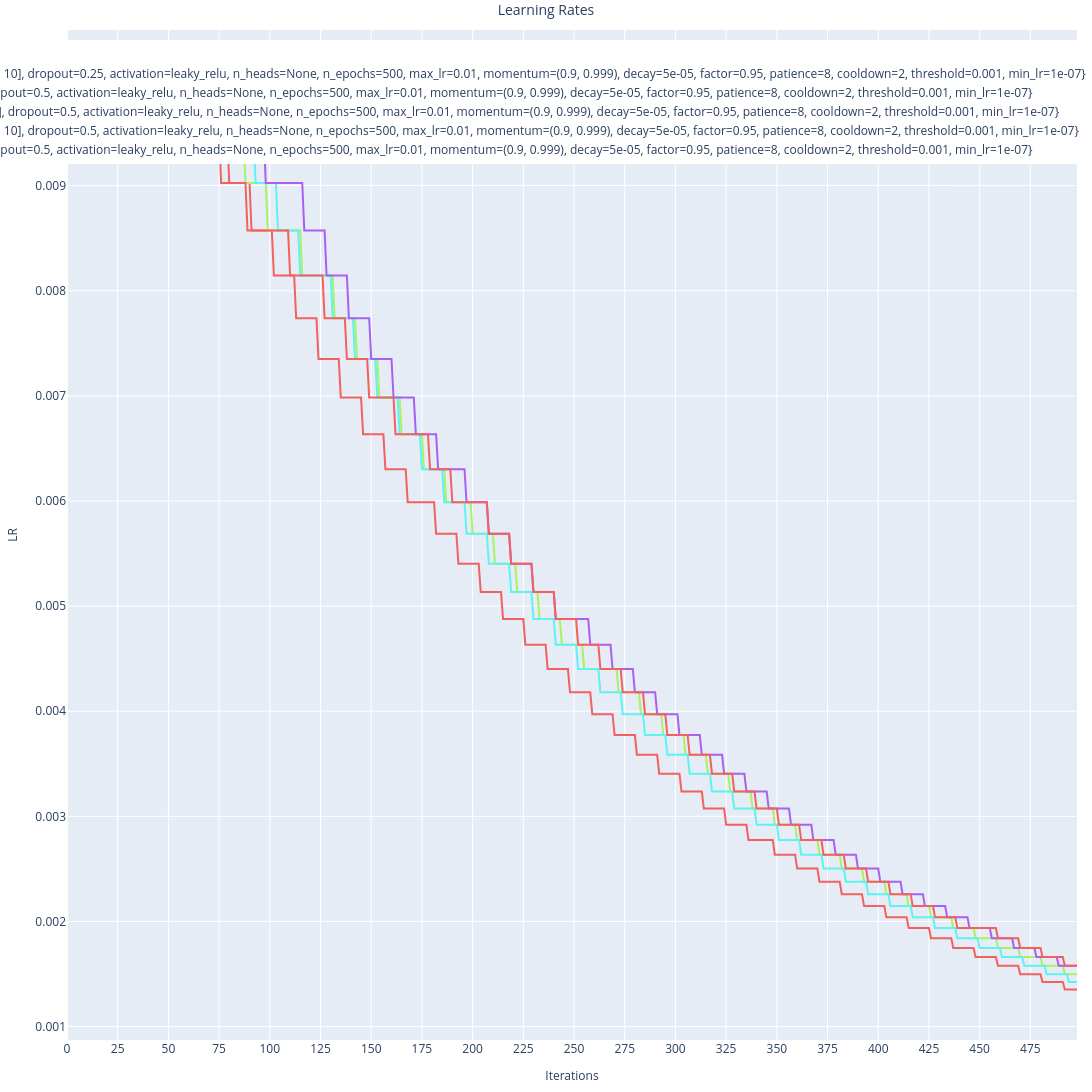

Here is the notebook cell this chart was saved with:
### Code cell
VisUtils.multi_line_plot(
    x_ticks_inc=25
    , y_axis_label="LR"
    , x_axis_label="Iterations"
    , title="Learning Rates"
    , fig_size=(16 * 100 * 1.5, 9 * 100 * 1.5)
    , x=[
        iter_idx for iter_idx in range(
            0
            , max(
                top_runs
                , key=lambda run: run.idps[-1].iter_idx
            ).idps[-1].iter_idx
        )
    ]
    , yss_legend=[
        ['LR']
        , [str(run) for run in top_runs]
    ]
    , yss=[
        [
            [idp.lr for idp in run.idps]
        ] for run in top_runs
    ]
)

### Figure 1 — Plotly figure (JSON) as saved in the notebook; plotly's stock layout.template omitted (floating-point values rounded to 4 significant figures; data arrays with more than 128 entries replaced by an {"elided": "..."} marker saying what was removed)
{"data": [{"line": {"color": "#f26060", "dash": "solid", "width": 2}, "mode": "lines", "name": "{", "showlegend": false, "type": "scatter", "x": {"elided": "499 int values"}, "y": {"elided": "500 float values"}}, {"line": {"color": "#a9f260", "dash": "solid", "width": 2}, "mode": "lines", "name": "{", "showlegend": false, "type": "scatter", "x": {"elided": "499 int values"}, "y": {"elided": "500 float values"}}, {"line": {"color": "#60f2f2", "dash": "solid", "width": 2}, "mode": "lines", "name": "{", "showlegend": false, "type": "scatter", "x": {"elided": "499 int values"}, "y": {"elided": "500 float values"}}, {"line": {"color": "#a960f2", "dash": "solid", "width": 2}, "mode": "lines", "name": "{", "showlegend": false, "type": "scatter", "x": {"elided": "499 int values"}, "y": {"elided": "500 float values"}}, {"line": {"color": "#f26060", "dash": "solid", "width": 2}, "mode": "lines", "name": "{", "showlegend": false, "type": "scatter", "x": {"elided": "499 int values"}, "y": {"elided": "500 float values"}}, {"line": {"color": "black", "dash": "solid", "width": 2}, "mode": "lines", "name": "LR", "type": "scatter", "x": [null], "y": [null]}, {"line": {"color": "#f26060", "width": 2}, "mode": "lines", "name": "{loss=cross_entropy, device=mps, net=feed_fwd, dims=[784, 512, 256, 128, 64, 10], dropout=0.25, activation=leaky_relu, n_heads=None, n_epochs=500, max_lr=0.01, momentum=(0.9, 0.999), decay=5e-05, factor=0.95, patience=8, cooldown=2, threshold=0.001, min_lr=1e-07}", "type": "scatter", "x": [null], "y": [null]}, {"line": {"color": "#a9f260", "width": 2}, "mode": "lines", "name": "{loss=cross_entropy, device=mps, net=feed_fwd, dims=[784, 512, 256, 10], dropout=0.5, activation=leaky_relu, n_heads=None, n_epochs=500, max_lr=0.01, momentum=(0.9, 0.999), decay=5e-05, factor=0.95, patience=8, cooldown=2, threshold=0.001, min_lr=1e-07}", "type": "scatter", "x": [null], "y": [null]}, {"line": {"color": "#60f2f2", "width": 2}, "mode": "lines", "name": "{loss=cross_entropy, device=mps, net=feed_fwd, dims=[784, 512, 256, 128, 10], dropout=0.5, activation=leaky_relu, n_heads=None, n_epochs=500, max_lr=0.01, momentum=(0.9, 0.999), decay=5e-05, factor=0.95, patience=8, cooldown=2, threshold=0.001, min_lr=1e-07}", "type": "scatter", "x": [null], "y": [null]}, {"line": {"color": "#a960f2", "width": 2}, "mode": "lines", "name": "{loss=cross_entropy, device=mps, net=feed_fwd, dims=[784, 512, 256, 128, 64, 10], dropout=0.5, activation=leaky_relu, n_heads=None, n_epochs=500, max_lr=0.01, momentum=(0.9, 0.999), decay=5e-05, factor=0.95, patience=8, cooldown=2, threshold=0.001, min_lr=1e-07}", "type": "scatter", "x": [null], "y": [null]}, {"line": {"color": "#f26060", "width": 2}, "mode": "lines", "name": "{loss=cross_entropy, device=mps, net=feed_fwd, dims=[784, 256, 128, 10], dropout=0.5, activation=leaky_relu, n_heads=None, n_epochs=500, max_lr=0.01, momentum=(0.9, 0.999), decay=5e-05, factor=0.95, patience=8, cooldown=2, threshold=0.001, min_lr=1e-07}", "type": "scatter", "x": [null], "y": [null]}], "layout": {"height": 1350.0, "legend": {"orientation": "v", "x": 0.99, "xanchor": "right", "y": 0.99, "yanchor": "top"}, "margin": {"b": 15, "l": 15, "pad": 0, "r": 15, "t": 30}, "title": {"font": {"size": 14}, "text": "Learning Rates", "x": 0.5}, "width": 2400.0, "xaxis": {"anchor": "y", "domain": [0.0, 1.0], "tickmode": "array", "tickvals": [0, 25, 50, 75, 100, 125, 150, 175, 200, 225, 250, 275, 300, 325, 350, 375, 400, 425, 450, 475], "title": {"font": {"size": 12}, "text": "Iterations"}}, "yaxis": {"anchor": "x", "domain": [0.0, 1.0], "title": {"font": {"size": 12}, "text": "LR"}}}}
